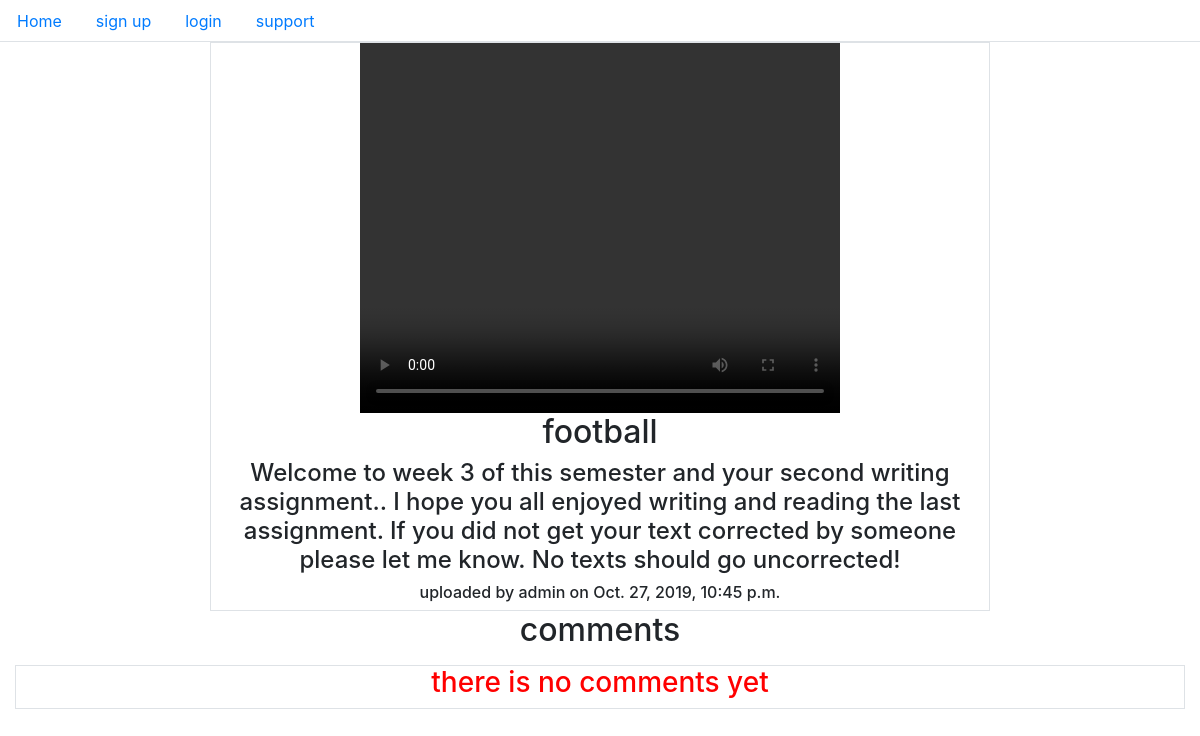
Page /video/7/ on the committed database.
### tube/models.py (models this page shows, shortened)
class Video(models.Model):
    title = models.CharField(max_length=100)
    description = models.TextField(max_length=600)
    file = models.FileField(upload_to='videos')
    datetime = models.DateTimeField(auto_now_add=True)
    user = models.ForeignKey(User,on_delete=models.CASCADE)
    thumb = models.ImageField(upload_to='thumb',null=True,blank=True)

### tube/views.py (the view, shortened to what this page needs)
# urls.py: path('video/<int:id>/',VideoView.as_view(),name='video_view'),
class VideoView(View):
    template_name = 'tube/video.html'
    def get(self,request,id):
        video_by_id= Video.objects.get(id=id)
        context = {'video':video_by_id}
        if request.user.is_authenticated:
         comment = CommentForm()
         context['form'] = comment
        all_comments = Comment.objects.filter(video=video_by_id).order_by('-datetime')
        context['comments'] = all_comments
        return render(request,self.template_name,context)

### tube/templates/tube/video.html (shortened to what this page needs)
{%extends 'tube/base.html'%}
{%load crispy_forms_tags%}
{%block content%}
<div class="col-md-8 border">
  <video width="480" height="370" controls>
  <source src="{{video.file.url}}" type="video/mp4">
</video>
    <h2>{{video.title}}</h2>
    <h4>{{video.description}}</h4>
    <h6> uploaded by {{video.user}} on {{video.datetime}}</h6>
</div>
<h2>comments</h2>
    <div class="border mt-3">
        {%for comment in comments%}
        <p>{{comment.content}}</p>
        <p>{{comment.user}} on {{comment.datetime}}</p>
       {%empty%}
        <h3 style="color:red">there is no comments yet</h3>
        {%endfor%}
    </div>
{%endblock%}

### rows in the picture
Video: title "football", description "Welcome to week 3 of this semester and your second writing assignment.. I hope you all enjoyed writing and reading the last assignment. If you did not get your text corrected by someone please let me know. No texts should go uncorrected!", user "admin", datetime "Oct. 27, 2019, 10:45 p.m."
